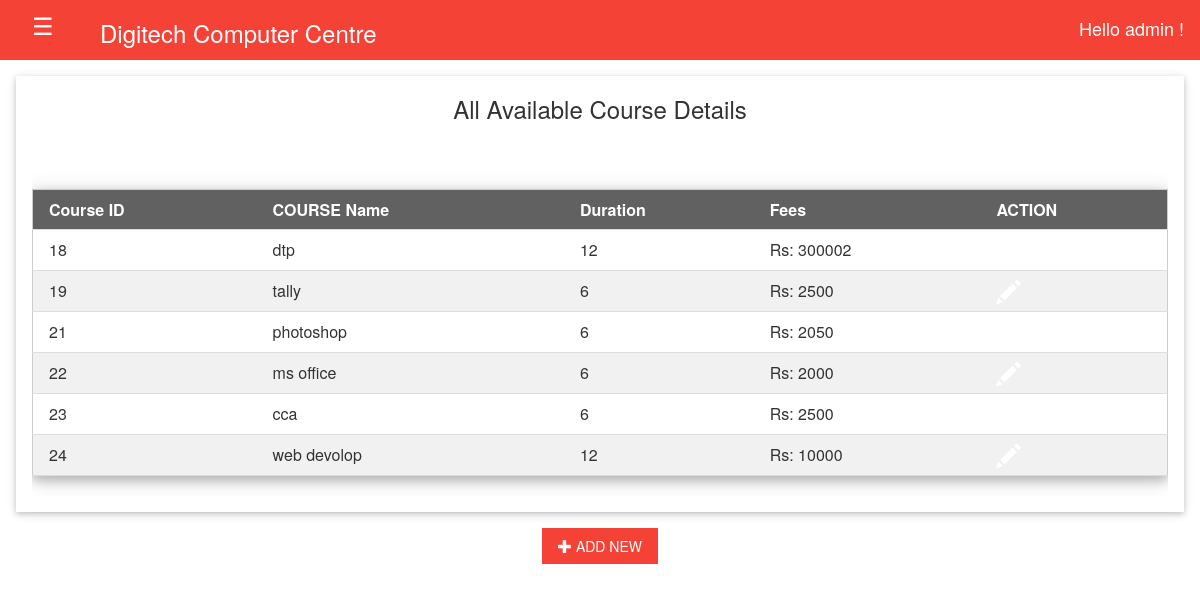
The app's page /course_details.php (signed in) with its own data.
### tables this page shows
CREATE TABLE IF NOT EXISTS `course` (
  `cid` int(10) NOT NULL AUTO_INCREMENT,
  `course_name` char(30) NOT NULL,
  `duration` varchar(10) NOT NULL,
  `course_fees` decimal(50,0) NOT NULL,
  PRIMARY KEY (`cid`)
);

### course_details.php (the view, shortened to what this page needs)
<?php
include('header.php');
include('connection.php');
$sql = 'SELECT *
		FROM course';
$query = mysqli_query($conn, $sql);
?>
<html>
<head>
</head>
<body>
<div class=" w3-display-container w3-margin w3-card  w3-responsive">
	<h3><center>All Available Course Details</center></h3><br/>
	<div  class="w3-responsive w3-margin">
    <table  class=" w3-table-all w3-card-4 w3-hoverable ">
		<thead>
			<tr class="w3-color w3-dark-grey ">
				<th>Course ID</th>
				<th>COURSE Name</th>
				<th>Duration</th>
				<th>Fees</th>
				<th>ACTION</th>
			</tr>
		</thead>
		<tbody>
		<?php
		while ($row = mysqli_fetch_assoc($query))
		{
			echo "<tr class='w3-hover-blue'>
					<td>".$row['cid']."</td>
					<td>".$row['course_name']."</td>
					<td>".$row['duration']."</td>
					<td>Rs: ".$row['course_fees']."</td>
		            <td><a href='course_update.php?cid=$row[cid]&cname=$row[course_name]&duration=$row[duration]&fees=$row[course_fees]'><i class='glyphicon glyphicon-pencil  w3-xlarge'></i></a></td>
				</tr>";
		}?>
		</tbody><br/>
	</table><br/></div></div>
<center><a href="Course_mng.php" class="w3-btn w3-red"><i class='glyphicon glyphicon-plus '></i> ADD NEW </a></center>
</body></html>

### w3.css (style rules this page uses)
html { box-sizing:border-box }
*,*:before,*:after { box-sizing:inherit }
html { -ms-text-size-adjust:100%;-webkit-text-size-adjust:100% }
body { margin:0 }
a { background-color:transparent;-webkit-text-decoration-skip:objects }
html,body { font-family:Verdana,sans-serif;font-size:15px;line-height:1.5 }
html { overflow-x:hidden }
h3 { font-size:24px }
h1,h2,h3,h4,h5,h6 { font-family:"Segoe UI",Arial,sans-serif;font-weight:400;margin:10px 0 }
a { color:inherit }
.w3-table,.w3-table-all { border-collapse:collapse;border-spacing:0;width:100%;display:table }
.w3-table-all { border:1px solid #ccc }
.w3-bordered tr,.w3-table-all tr { border-bottom:1px solid #ddd }
.w3-table-all tr:nth-child(odd) { background-color:#fff }
.w3-table-all tr:nth-child(even) { background-color:#f1f1f1 }
.w3-table td,.w3-table th,.w3-table-all td,.w3-table-all th { padding:8px 8px;display:table-cell;text-align:left;vertical-align:top }
.w3-table th:first-child,.w3-table td:first-child,.w3-table-all th:first-child,.w3-table-all td:first-child { padding-left:16px }
.w3-btn,.w3-button { border:none;display:inline-block;padding:8px 16px;vertical-align:middle;overflow:hidden;text-decoration:none;color:inherit;background-color:inherit;text-align:center;cursor:pointer;white-space:nowrap }
.w3-btn,.w3-button { -webkit-touch-callout:none;-webkit-user-select:none;-khtml-user-select:none;-moz-user-select:none;-ms-user-select:none;user-select:none }
.w3-tooltip,.w3-display-container { position:relative }
.w3-responsive { display:block;overflow-x:auto }
.w3-card,.w3-card-2 { box-shadow:0 2px 5px 0 rgba(0,0,0,0.16),0 2px 10px 0 rgba(0,0,0,0.12) }
.w3-card-4,.w3-hover-shadow:hover { box-shadow:0 4px 10px 0 rgba(0,0,0,0.2),0 4px 20px 0 rgba(0,0,0,0.19) }
.w3-xlarge { font-size:24px!important }
.w3-margin { margin:16px!important }
.w3-red,.w3-hover-red:hover { color:#fff!important;background-color:#f44336!important }
.w3-dark-grey,.w3-hover-dark-grey:hover,.w3-dark-gray,.w3-hover-dark-gray:hover { color:#fff!important;background-color:#616161!important }

### headercss.css (style rules this page uses)
* { margin: 0; padding:0; }
a { color:white; text-decoration: none; }

### records on screen
course: cid "18", course_name "dtp", duration "12", course_fees "300002"
course: cid "19", course_name "tally", duration "6", course_fees "2500"
course: cid "21", course_name "photoshop", duration "6", course_fees "2050"
course: cid "22", course_name "ms office", duration "6", course_fees "2000"
course: cid "23", course_name "cca", duration "6", course_fees "2500"
course: cid "24", course_name "web devolop", duration "12", course_fees "10000"

### other values on screen
$_SESSION["user"] "admin"
